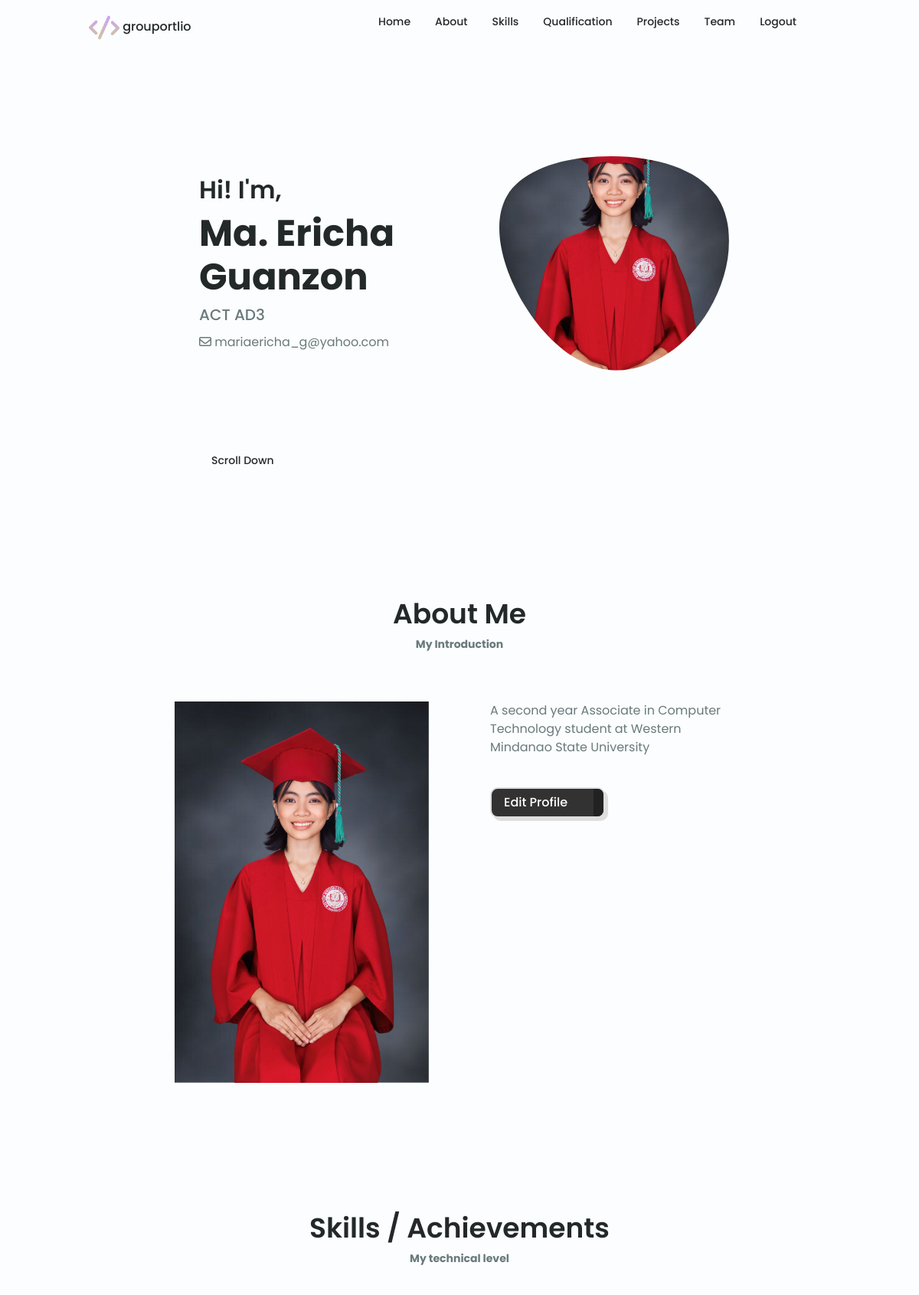
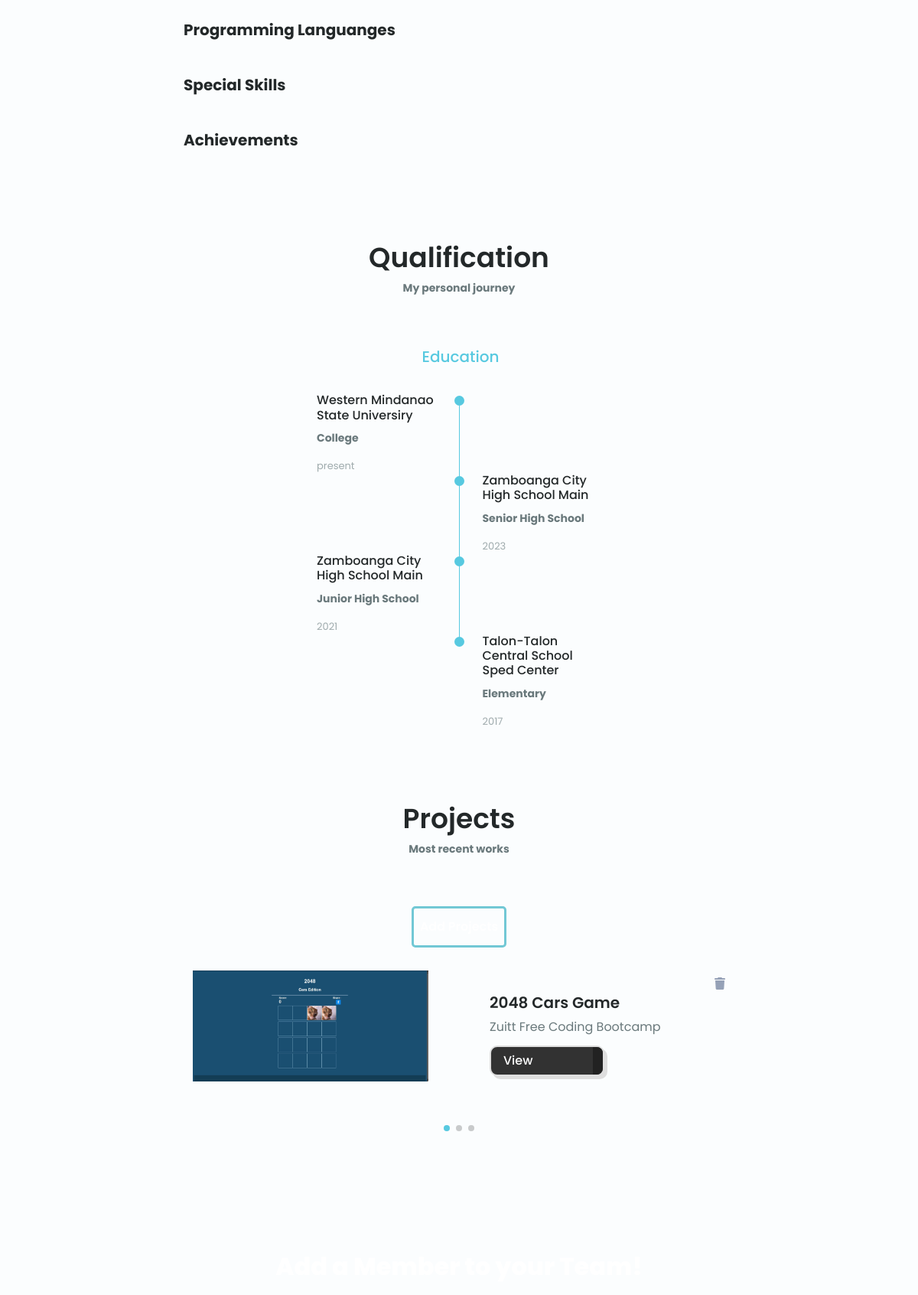
Page /admin/dashboard.php (signed in, upper part) on the committed database (2 pictures, top to bottom).
### tables this page shows
CREATE TABLE `infos` (
  `user_id` int(11) NOT NULL,
  `info_id` int(11) NOT NULL,
  `birthday` date NOT NULL,
  `section` varchar(255) NOT NULL,
  `bio` varchar(255) NOT NULL,
  `contact` varchar(12) NOT NULL,
  `address` varchar(255) NOT NULL,
  `email` varchar(255) NOT NULL,
  `facebook` varchar(255) NOT NULL,
  `github` varchar(255) NOT NULL,
  `insta` varchar(255) NOT NULL,
  `elem` varchar(255) NOT NULL,
  `elemgrad` year(4) NOT NULL,
  `high` varchar(255) NOT NULL,
  `juniorgrad` year(4) NOT NULL,
  `shs` varchar(255) NOT NULL,
  `seniorgrad` year(4) NOT NULL,
  `college` varchar(255) NOT NULL,
  `collegegrad` varchar(10) NOT NULL
);

CREATE TABLE `user` (
  `user_id` int(11) NOT NULL,
  `lastname` varchar(255) NOT NULL,
  `firstname` varchar(255) NOT NULL,
  `email` varchar(255) NOT NULL,
  `username` varchar(255) NOT NULL,
  `password` varchar(255) NOT NULL,
  `is_admin` tinyint(1) NOT NULL DEFAULT 0,
  `request_status` varchar(20) NOT NULL DEFAULT 'Pending',
  `status` varchar(255) NOT NULL DEFAULT 'Active'
);

CREATE TABLE `projects` (
  `project_id` int(11) NOT NULL,
  `user_id` int(11) NOT NULL,
  `projects` varchar(255) NOT NULL,
  `title` varchar(255) NOT NULL,
  `description` text NOT NULL,
  `status` varchar(15) NOT NULL DEFAULT 'Active'
);

### classes/infos.class.php (called while the page is built, shortened)
<?php
require_once "database.class.php";
class Infos
{
    public $user_id;
    private $conn;
    function __construct()
    {
        $db = new Database;
        $this->conn = $db->connect();
    }
    function user_info(){
        $sql = "SELECT * FROM user WHERE user_id = :user_id";
        $query = $this->conn->prepare($sql);
        $query->bindParam(':user_id', $this->user_id);
        $query->execute();
        return $query->fetch();
    }
    function account()
    {
        $sql = "SELECT infos.*, user.* FROM infos
                INNER JOIN user ON infos.user_id = user.user_id
                WHERE infos.user_id = :user_id";
        $query = $this->conn->prepare($sql);
        $query->bindParam(':user_id', $this->user_id);
        $query->execute();
        return $query->fetch();
    }
}

### classes/database.class.php (called while the page is built)
<?php
    class Database {
        private $host = "localhost";
        private $database = "authenticate";
        private $username = "root";
        private $password = "";
        protected $connection;
        function connect(){
            try {
                $this->connection = new PDO ("mysql:host=$this->host;dbname=$this->database;", $this->username, $this->password);
            } catch (PDOException $error) {
                echo "connection error" . $error->getMessage();
            }
            return $this->connection;
        }
    }
?>

### classes/admin.class.php (called while the page is built, shortened)
<?php
require_once 'database.class.php';
class User
{
    private $conn;
    function __construct()
    {
        $db = new Database;
        $this->conn = $db->connect();
    }
    function fetchimage($user_id)
    {
        $sql = "SELECT user_id FROM user WHERE user_id = :user_id";
        $query = $this->conn->prepare($sql);
        $query->bindParam(":user_id", $user_id);
        $query->execute();
        return $query->fetchColumn();
    }
}

### classes/projects.class.php (called while the page is built, shortened)
<?php
require_once "database.class.php";
class Projects
{
    public $user_id;
    private $conn;
    function __construct()
    {
        $db = new Database;
        $this->conn = $db->connect();
    }
    function ac()
    {
        $sql = "SELECT * FROM projects WHERE user_id = :user_id AND status = 'Active'   ";
        $query = $this->conn->prepare($sql);
        $query->bindParam(':user_id', $this->user_id);
        $query->execute();
        return $query->fetchAll();
    }
}

### dashboard/team.php (the view, shortened to what this page needs)
<?php if ($user_details['is_admin'] == 1) { ?>
    <section class="project section" id="team">
        <div class="project__bg">
            <div class="project__container container d-flex align-items-center justify-content-center flex-column">
                <div class="project__data team-action">
                    <h2 class="project__title">Add a Member to your Team!</h2>
                </div>
            </div>
        </div>
    </section>
<?php } ?>

### dashboard/header.php (shortened to what this page needs)
<header class="header" id="header">
    <nav class="nav container">
        <a href="../admin/groupfolio.php" class="nav__logo">
            <img src="../img/code.png" alt="" style="width: 40px;">
            grouportlio</a>
        <div class="nav__menu" id="nav-menu">
            <ul class="nav__list grid">
                <li class="nav__item">
                    <a href="#home" class="nav__link">
                        <i class="uil uil-estate nav__icon"></i>Home
                    </a>
                </li>
                <li class="nav__item">
                    <a href="#about" class="nav__link">
                        <i class="uil uil-user nav__icon"></i>About
                    </a>
                </li>
                <li class="nav__item">
                    <a href="#skills" class="nav__link">
                        <i class="uil uil-file-alt nav__icon"></i>Skills
                    </a>
                </li>
                <li class="nav__item">
                    <a href="#qualification" class="nav__link">
                        <i class="uil uil-briefcase-alt nav__icon"></i>Qualification
                    </a>
                </li>
                <li class="nav__item">
                    <a href="#portfolio" class="nav__link">
                        <i class="uil uil-scenery nav__icon"></i>Projects
                    </a>
                </li>
                <li class="nav__item">
                    <a href="#team" class="nav__link">
                        <i class="uil uil-message nav__icon"></i>Team
                    </a>
                </li>
                <li class="nav__item">
                    <a href="../auth/logout.php" class="nav__link">
                        <i class=""></i>Logout</a>
                </li>
            </ul>
        </div>
    </nav>
</header>
<main class="main">
    <section class="home section" id="home">
        <div class="home__container container grid">
            <div class="home__content grid">
                <div class="home__img">
                    <svg class="home__blob" viewBox="0 0 200 187" xmlns="http://www.w3.org/2000/svg" xmlns:xlink="http://www.w3.org/1999/xlink">
                        <defs>
                            <mask id="mask0" mask-type="alpha">
                                <path d="M190.312 36.4879C206.582 62.1187 201.309 102.826 182.328 134.186C163.346
                   165.547 130.807 187.559 100.226 186.353C69.6454 185.297 41.0228 161.023 21.7403
                   129.362C2.45775 97.8511 -7.48481 59.1033 6.67581 34.5279C20.9871 10.1032 59.7028
                   -0.149132 97.9666 0.00163737C136.23 0.303176 174.193 10.857 190.312 36.4879Z" fill="white" />
                            </mask>
                        </defs>
                        <g mask="url(#mask0)">
                            <?php echo '<image class="home__blob-img" x="0" y="0" width="200" height="187" preserveAspectRatio="xMidYMid slice" xlink:href="../admin/uploads/' . $fetchimage . '_test.jpg"/>'; ?>
                        </g>
                    </svg>
                </div>
                <div class="home__data">
                    <h2>Hi! I'm,</h2>
                    <h1 class="home__title"> <?php echo  $infos['firstname'] . " " . $infos['lastname'] ?></h1>
                    <h2 class="home__subtitle"><?php echo  $infos['section'] ?></h2>
                    <i class="fa-regular fa-envelope"></i> <?php echo  $infos['email'] ?>
                </div>
            </div>
            <div class="home__scroll">
                <a href="#about" class="home__scroll-button button--flex">
                    <span class="home__scroll-name">Scroll Down</span>
                </a>
            </div>
        </div>
    </section>
    <section class="about section" id="about">
        <h2 class="section__title">About Me</h2>
        <span class="section__subtitle">My Introduction</span>
        <div class="about__container container grid">
            <?php
               echo '<img src="../admin/uploads/' . $fetchimage . '_test.jpg" >';
               ?>
            <div class="about__data">
                <p class="about__description">
                    <?php echo  $infos['bio'] ?>
                </p>
                <div class="about__buttons">
                    <a id='edit-profile' data-id="<?= $_SESSION['user']['user_id'] ?>" class="button button--flex">
                        Edit Profile<i class="uil uil-edit-alt button__icon"></i>
                    </a>
                </div>
            </div>
        </div>
    </section>

### dashboard/qualifications.php (shortened to what this page needs)
<section class="qualification__section" id="qualification">
    <h2 class="section__title">Qualification</h2>
    <span class="section__subtitle">My personal journey</span>
    <div class="qualification__container container">
        <div class="qualification__tabs">
            <div class="qualification__button button--flex qualification__active" data-target='#education'>
                Education
            </div>
        </div>
        <div class="qualification__sections">
            <div class="qualification__content qualification__active" data-content id="education">
                <div class="qualification__data">
                    <div>
                        <h3 class="qualification__title">
                            <?php echo  $infos['college'] ?></h3>
                        <span class="qualification__subtitle">College</span>
                        <div class="qualification__calendar">
                            <?php echo  $infos['collegegrad'] ?>
                        </div>
                    </div>
                    <div>
                        <span class="qualification__rounder"></span>
                    </div>
                </div>
                <div class="qualification__data">
                    <div></div>
                    <div>
                    </div>
                    <div>
                        <h3 class="qualification__title"><?php echo  $infos['shs'] ?></h3>
                        <span class="qualification__subtitle">Senior High School</span>
                        <div class="qualification__calendar">
                            <?php echo  $infos['seniorgrad'] ?>
                        </div>
                    </div>
                </div>
                <div class="qualification__data">
                    <div>
                        <h3 class="qualification__title"><?php echo  $infos['high'] ?></h3>
                        <span class="qualification__subtitle">Junior High School</span>
                        <div class="qualification__calendar">
                            <?php echo  $infos['juniorgrad'] ?>
                        </div>
                    </div>
                    <div>
                    </div>
                </div>
                <div class="qualification__data">
                    <div></div>
                    <div>
                    </div>
                    <div>
                        <h3 class="qualification__title"><?php echo  $infos['elem'] ?></h3>
                        <span class="qualification__subtitle">Elementary</span>
                        <div class="qualification__calendar">
                            <?php echo  $infos['elemgrad'] ?>
                        </div>
                    </div>
                </div>
            </div>
        </div>
    </div>
</section>

### dashboard/portfolio.php (shortened to what this page needs)
<section class="portfolio section" id="portfolio">
    <div class="center">
        <h2 class="section__title">Projects</h2>
        <span class="section__subtitle">Most recent works</span>
        <div class="add-project-container">
            <a href="../admin/addproject.php" class="add-project-link">Add Projects</a>
        </div>
    </div>
    <div class="portfolio__container container swiper-container">
        <div class="swiper-wrapper">
            <?php foreach ($projects as $proj):?>
                <div class="portfolio__content grid swiper-slide">
                    <?php
                    echo '<img src="../admin/upload_proj_img/'. $fetchimage . $proj['project_id'] . '_test.jpg" >';
                    ?>
                    <div class="portfolio_">
                        <div style="text-align: right;">
                            <a href="" class="delete-button" data-id="<?= $proj['project_id'] ?>"><i class="fa-solid fa-trash" style="color: #95a1b7;"> </i></a>
                        </div>
                        <h3 class="portfolio__title"><?php echo $proj['title']; ?></h3>
                        <p class="portfolio__description"><?php echo $proj['description']; ?></p>
                        <a href="<?php echo $proj['projects']; ?>" target="_blank" class="button button--flex button--small portfolio__button">View
                            <i class="uil uil-arrow-right button__icon"></i>
                        </a>
                    </div>
                </div>
            <?php endforeach ?>
        </div>
        <?php
        if (count($projects) >= 2) { ?>
            <div class="swiper-button-next">
            </div>
            <div class="swiper-button-prev">
            </div>
        <?php   }
        ?>
        <div class="swiper-pagination"></div>
    </div>
</section>

### style/admin.dashboard.css (style rules this page uses)
h1 { font-weight: 700; }
span { font-weight: bold; }
.home__img { display: flex; justify-content: center; align-items: center; margin: 20px auto; position: relative; }
.home__blob { width: 100%; height: 100%; }
.add-project-container { display: flex; justify-content: center; align-items: center; margin-bottom: 30px; }
.add-project-link { display: inline-block; padding: 12px 8px; border: 3px solid rgb(114, 200, 213); color: white; font-size: 16px; font-weight: 600; text-align: center; text-decoration: none; border-radius: 5px; transition: background-color 0.3s ease, transform 0.3s ease; }
.button { --main-focus: #2d8cf0; --font-color: #dedede; --bg-color-sub: #222; --bg-color: #323232; --main-color: #dedede; position: relative; width: 150px; height: 40px; cursor: pointer; display: flex; align-items: center; border: 2px solid var(--main-color); box-shadow: 4px 4px var(--main-color); background-color: var(--bg-color); border-radius: 10px; overflow: hidden; }
.button, .button__icon, .button__text { transition: all 0.3s; }
.button .button__icon { position: absolute; transform: translateX(109px); height: 100%; width: 39px; background-color: var(--bg-color-sub); display: flex; align-items: center; justify-content: center; }
.project__bg { color: white; background-color: transparent !important; }
.project__container { background-color: transparent !important; }
.project__data { background-color: transparent !important; margin-bottom: 20px; }
.project__title { font-size: 28 px; font-weight: 800; color: #ffffff; text-align: center; }

### dashboard/team.php (style rules this page uses)
.project { padding: 60px 0; }
.project__bg { padding: 30px 0; }
.project__container { max-width: 1200px; margin: 0 auto; text-align: center; }
.project__title { font-size: 32px; color: #333; margin-bottom: 20px; color: white; }
.project__data { margin-bottom: 40px; }

### rows in the picture
infos: user.firstname "Ma. Ericha", user.lastname "Guanzon", section "ACT AD3", user.email "mariaericha_g@yahoo.com", bio "A second year Associate in Computer Technology student at Western Mindanao State University", college "Western Mindanao State Universiry", collegegrad "present", shs "Zamboanga City High School Main", seniorgrad "2023", high "Zamboanga City High School Main", juniorgrad "2021", elem "Talon-Talon Central School Sped Center", elemgrad "2017"
projects: title "2048 Cars Game", description "Zuitt Free Coding Bootcamp"
